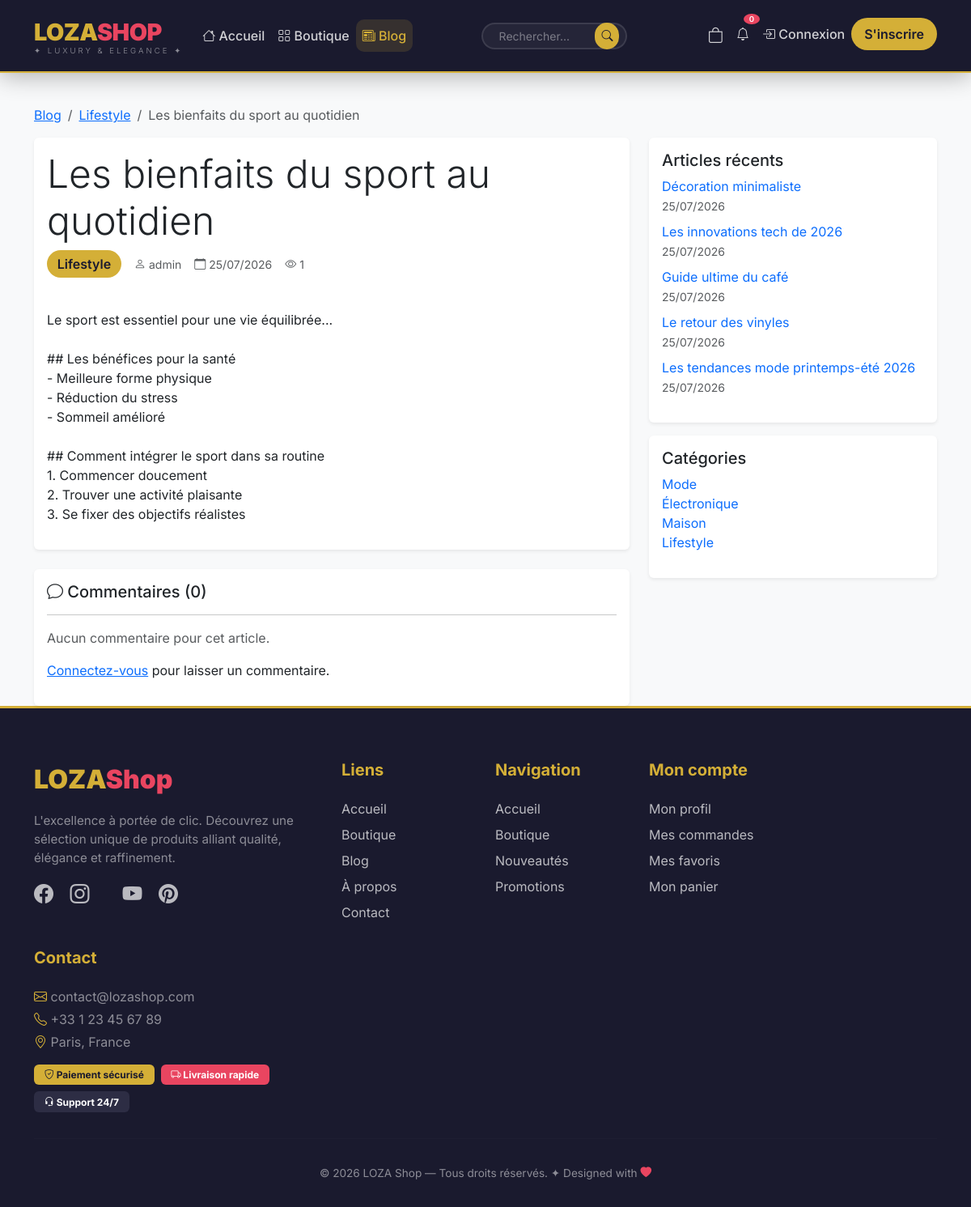
The app's page /blog/bienfaits-sport-quotidien/ with its own data.
### blog/models.py (models this page shows, shortened)
class BlogPost(models.Model):
    title = models.CharField(max_length=200)
    slug = models.SlugField(unique=True, blank=True)
    category = models.ForeignKey(BlogCategory, on_delete=models.CASCADE, related_name='posts')
    image = models.ImageField(upload_to='blog/', blank=True, null=True)
    content = models.TextField()
    excerpt = models.TextField(blank=True, help_text="Court résumé de l'article")
    author = models.ForeignKey(User, on_delete=models.CASCADE)
    created_at = models.DateTimeField(auto_now_add=True)
    updated_at = models.DateTimeField(auto_now=True)
    published_at = models.DateTimeField(null=True, blank=True)
    is_published = models.BooleanField(default=False)
    views = models.IntegerField(default=0)
    class Meta:
        ordering = ['-created_at']
    def save(self, *args, **kwargs):
        if not self.slug:
            self.slug = slugify(self.title)
        super().save(*args, **kwargs)

class BlogCategory(models.Model):
    name = models.CharField(max_length=100)
    slug = models.SlugField(unique=True, blank=True)
    description = models.TextField(blank=True)
    class Meta:
        verbose_name_plural = "Catégories du blog"

### blog/views.py (the view)
# urls.py: path('<slug:slug>/', views.blog_detail, name='blog_detail'),
def blog_detail(request, slug):
    post = get_object_or_404(BlogPost, slug=slug, is_published=True)
    post.views += 1
    post.save()
    recent_posts = BlogPost.objects.filter(is_published=True).exclude(id=post.id)[:5]
    categories = BlogCategory.objects.all()
    if request.method == 'POST':
        form = BlogCommentForm(request.POST)
        if form.is_valid():
            comment = form.save(commit=False)
            comment.post = post
            comment.user = request.user
            comment.save()
            messages.success(request, 'Votre commentaire a été ajouté !')
            return redirect('blog:blog_detail', slug=post.slug)
    else:
        form = BlogCommentForm()
    context = {
        'post': post,
        'recent_posts': recent_posts,
        'categories': categories,
        'form': form,
    }
    return render(request, 'blog/blog_detail.html', context)

### blog/forms.py
class BlogCommentForm(forms.ModelForm):
    class Meta:
        model = BlogComment
        fields = ['content']
        widgets = {
            'content': forms.Textarea(attrs={
                'class': 'form-control',
                'rows': 4,
                'placeholder': 'Votre commentaire...'
            })
        }

### cart/context_processors.py (called while the page is built)
def cart_total(request):
    if request.user.is_authenticated:
        total_items = CartItem.objects.filter(user=request.user).count()
    else:
        total_items = 0
    return {'cart_total_items': total_items}

### blog/templates/blog/blog_detail.html (shortened to what this page needs)
{% extends 'base.html' %}
{% block content %}
<div class="container mt-4">
    <nav aria-label="breadcrumb">
        <ol class="breadcrumb">
            <li class="breadcrumb-item"><a href="{% url 'blog:blog_home' %}">Blog</a></li>
            <li class="breadcrumb-item"><a href="{% url 'blog:blog_category' post.category.slug %}">{{ post.category.name }}</a></li>
            <li class="breadcrumb-item active">{{ post.title }}</li>
        </ol>
    </nav>
    <div class="row">
        <div class="col-lg-8">
            <div class="card border-0 shadow-sm">
                <div class="card-body">
                    <h1 class="display-5">{{ post.title }}</h1>
                    <div class="d-flex align-items-center gap-3 mb-3">
                        <span class="badge-gold">{{ post.category.name }}</span>
                        <span class="text-muted small">
                            <i class="bi bi-person"></i> {{ post.author.username }}
                        </span>
                        <span class="text-muted small">
                            <i class="bi bi-calendar"></i> {{ post.created_at|date:"d/m/Y" }}
                        </span>
                        <span class="text-muted small">
                            <i class="bi bi-eye"></i> {{ post.views }}
                        </span>
                    </div>
                    <div class="blog-content">
                        {{ post.content|linebreaks }}
                    </div>
                </div>
            </div>
            <div class="card border-0 shadow-sm mt-4">
                <div class="card-body">
                    <h5><i class="bi bi-chat"></i> Commentaires ({{ post.comments.count }})</h5>
                    <hr>
                    {% for comment in post.comments.all %}
                    <div class="mb-3">
                        <div class="d-flex justify-content-between">
                            <strong>{{ comment.user.username }}</strong>
                            <span class="text-muted small">{{ comment.created_at|date:"d/m/Y H:i" }}</span>
                        </div>
                        <p>{{ comment.content }}</p>
                    </div>
                    {% empty %}
                    <p class="text-muted">Aucun commentaire pour cet article.</p>
                    {% endfor %}
                    {% if user.is_authenticated %}
                    <hr>
                    <h6>Laisser un commentaire</h6>
                    <form method="POST">
                        {% csrf_token %}
                        <div class="mb-3">
                            {{ form.content }}
                        </div>
                        <button type="submit" class="btn btn-primary">Envoyer</button>
                    </form>
                    {% else %}
                    <p><a href="{% url 'accounts:login' %}">Connectez-vous</a> pour laisser un commentaire.</p>
                    {% endif %}
                </div>
            </div>
        </div>
        <div class="col-lg-4">
            <div class="card border-0 shadow-sm">
                <div class="card-body">
                    <h5>Articles récents</h5>
                    <ul class="list-unstyled">
                        {% for recent in recent_posts %}
                        <li class="mb-2">
                            <a href="{% url 'blog:blog_detail' recent.slug %}" class="text-decoration-none">
                                {{ recent.title }}
                            </a>
                            <br><small class="text-muted">{{ recent.created_at|date:"d/m/Y" }}</small>
                        </li>
                        {% endfor %}
                    </ul>
                </div>
            </div>
            <div class="card border-0 shadow-sm mt-3">
                <div class="card-body">
                    <h5>Catégories</h5>
                    <ul class="list-unstyled">
                        {% for category in categories %}
                        <li>
                            <a href="{% url 'blog:blog_category' category.slug %}" class="text-decoration-none">
                                {{ category.name }}
                            </a>
                        </li>
                        {% endfor %}
                    </ul>
                </div>
            </div>
        </div>
    </div>
</div>
{% endblock %}

### templates/base.html (style rules this page uses)
:root { --primary: #1A1A2E; --primary-light: #2D2D44; --secondary: #E94560; --accent: #F5C518; --gold: #D4AF37; --dark: #0F0F1A; --gray: #6B7280; --light: #F8F9FA; --white: #FFFFFF; --shadow: 0 10px 40px rgba(0,0,0,0.08); --shadow-hover: 0 20px 60px rgba(0,0,0,0.15); --radius: 16px; --transition: all 0.4s cubic-bezier(0.25, 0.46, 0.45, 0.94); }
* { margin: 0; padding: 0; box-sizing: border-box; }
body { font-family: 'Inter', sans-serif; background: var(--light); color: var(--dark); min-height: 100vh; display: flex; flex-direction: column; }
.badge-gold { background: var(--gold); color: var(--primary); padding: 0.3rem 0.8rem; border-radius: 50px; font-weight: 600; }

### records on screen
BlogPost: category.name "Lifestyle", title "Les bienfaits du sport au quotidien", author.username "admin", created_at "25/07/2026", views "1", content "Le sport est essentiel pour une vie équilibrée... ## Les bénéfices pour la santé - Meilleure forme physique - Réduction du stress - Sommeil amélioré ## Comment intégrer le sport dans sa routine 1. Commencer doucement 2. Trouver une activité plaisante 3. Se fixer des objectifs réalistes", comments.count "0"
BlogPost: title "Décoration minimaliste", created_at "25/07/2026"
BlogPost: title "Les innovations tech de 2026", created_at "25/07/2026"
BlogPost: title "Guide ultime du café", created_at "25/07/2026"
BlogPost: title "Le retour des vinyles", created_at "25/07/2026"
BlogPost: title "Les tendances mode printemps-été 2026", created_at "25/07/2026"
BlogCategory: name "Mode"
BlogCategory: name "Électronique"
BlogCategory: name "Maison"
BlogCategory: name "Lifestyle"
